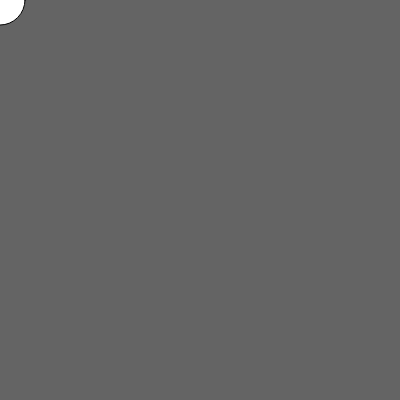
Frame 1 (no input)
Frame 60 (no input): identical to frame 1, image omitted
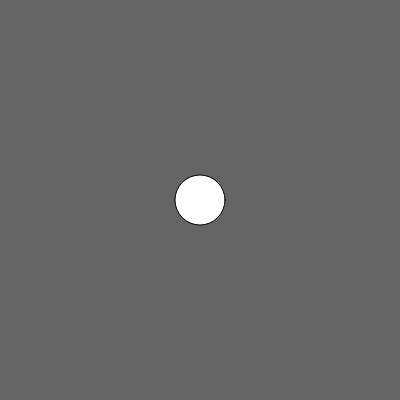
Frame 120 (the mouse pressed at the canvas centre since frame 60)

The p5.js sketch that drew these frames (run headless with seeded random() and noise() and a simulated clock; from frame 60 on, the mouse is pressed at the canvas centre):

// p5.js sketch
// ── sketch.js
function setup() {
    createCanvas(400, 400);
}

function draw() {
    background(100);
    ellipse(mouseX, mouseY, 50, 50);
}
